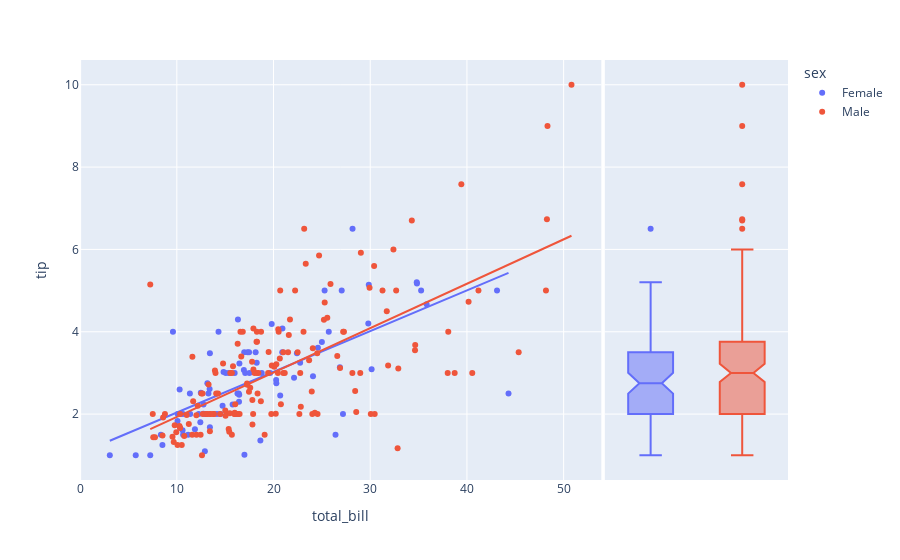

The code cell stored with this chart in its notebook:
### Code cell
px.scatter(data,
           x="total_bill",
           y="tip", color="sex", trendline="ols", marginal_y="box")

### Figure 1 — Plotly figure (JSON) as saved in the notebook; plotly's stock layout.template omitted (floating-point values rounded to 4 significant figures; data arrays with more than 128 entries replaced by an {"elided": "..."} marker saying what was removed)
{"data": [{"hovertemplate": "sex=Female<br>total_bill=%{x}<br>tip=%{y}<extra></extra>", "legendgroup": "Female", "marker": {"color": "#636efa", "symbol": "circle"}, "mode": "markers", "name": "Female", "orientation": "v", "showlegend": true, "type": "scatter", "x": [16.99, 24.59, 35.26, 14.83, 10.33, 16.97, 20.29, 15.77, 19.65, 15.06, 20.69, 16.93, 10.29, 34.81, 26.41, 16.45, 3.07, 17.07, 26.86, 25.28, 14.73, 10.07, 34.83, 5.75, 16.32, 22.75, 11.35, 15.38, 44.3, 22.42, 20.92, 14.31, 7.25, 25.71, 17.31, 10.65, 12.43, 24.08, 13.42, 12.48, 29.8, 14.52, 11.38, 20.27, 11.17, 12.26, 18.26, 8.51, 10.33, 14.15, 13.16, 17.47, 27.05, 16.43, 8.35, 18.64, 11.87, 29.85, 25, 13.39, 16.21, 17.51, 10.59, 10.63, 9.6, 20.9, 18.15, 19.81, 43.11, 13, 12.74, 13, 16.4, 16.47, 12.76, 13.27, 28.17, 12.9, 30.14, 13.42, 15.98, 16.27, 10.09, 22.12, 35.83, 27.18, 18.78], "xaxis": "x", "y": [1.01, 3.61, 5, 3.02, 1.67, 3.5, 2.75, 2.23, 3, 3, 2.45, 3.07, 2.6, 5.2, 1.5, 2.47, 1, 3, 3.14, 5, 2.2, 1.83, 5.17, 1, 4.3, 3.25, 2.5, 3, 2.5, 3.48, 4.08, 4, 1, 4, 3.5, 1.5, 1.8, 2.92, 1.68, 2.52, 4.2, 2, 2, 2.83, 1.5, 2, 3.25, 1.25, 2, 2, 2.75, 3.5, 5, 2.3, 1.5, 1.36, 1.63, 5.14, 3.75, 2.61, 2, 3, 1.61, 2, 4, 3.5, 3.5, 4.19, 5, 2, 2.01, 2, 2.5, 3.23, 2.23, 2.5, 6.5, 1.1, 3.09, 3.48, 3, 2.5, 2, 2.88, 4.67, 2, 3], "yaxis": "y"}, {"alignmentgroup": "True", "hovertemplate": "sex=Female<br>tip=%{y}<extra></extra>", "legendgroup": "Female", "marker": {"color": "#636efa", "symbol": "circle"}, "name": "Female", "notched": true, "offsetgroup": "Female", "showlegend": false, "type": "box", "xaxis": "x2", "y": [1.01, 3.61, 5, 3.02, 1.67, 3.5, 2.75, 2.23, 3, 3, 2.45, 3.07, 2.6, 5.2, 1.5, 2.47, 1, 3, 3.14, 5, 2.2, 1.83, 5.17, 1, 4.3, 3.25, 2.5, 3, 2.5, 3.48, 4.08, 4, 1, 4, 3.5, 1.5, 1.8, 2.92, 1.68, 2.52, 4.2, 2, 2, 2.83, 1.5, 2, 3.25, 1.25, 2, 2, 2.75, 3.5, 5, 2.3, 1.5, 1.36, 1.63, 5.14, 3.75, 2.61, 2, 3, 1.61, 2, 4, 3.5, 3.5, 4.19, 5, 2, 2.01, 2, 2.5, 3.23, 2.23, 2.5, 6.5, 1.1, 3.09, 3.48, 3, 2.5, 2, 2.88, 4.67, 2, 3], "yaxis": "y2"}, {"hovertemplate": "<b>OLS trendline</b><br>tip = 0.0988779 * total_bill + 1.04802<br>R<sup>2</sup>=0.466488<br><br>sex=Female<br>total_bill=%{x}<br>tip=%{y} <b>(trend)</b><extra></extra>", "legendgroup": "Female", "marker": {"color": "#636efa", "symbol": "circle"}, "mode": "lines", "name": "Female", "showlegend": false, "type": "scatter", "x": [3.07, 5.75, 7.25, 8.35, 8.51, 9.6, 10.07, 10.09, 10.29, 10.33, 10.33, 10.59, 10.63, 10.65, 11.17, 11.35, 11.38, 11.87, 12.26, 12.43, 12.48, 12.74, 12.76, 12.9, 13, 13, 13.16, 13.27, 13.39, 13.42, 13.42, 14.15, 14.31, 14.52, 14.73, 14.83, 15.06, 15.38, 15.77, 15.98, 16.21, 16.27, 16.32, 16.4, 16.43, 16.45, 16.47, 16.93, 16.97, 16.99, 17.07, 17.31, 17.47, 17.51, 18.15, 18.26, 18.64, 18.78, 19.65, 19.81, 20.27, 20.29, 20.69, 20.9, 20.92, 22.12, 22.42, 22.75, 24.08, 24.59, 25, 25.28, 25.71, 26.41, 26.86, 27.05, 27.18, 28.17, 29.8, 29.85, 30.14, 34.81, 34.83, 35.26, 35.83, 43.11, 44.3], "xaxis": "x", "y": [1.352, 1.617, 1.765, 1.874, 1.889, 1.997, 2.044, 2.046, 2.065, 2.069, 2.069, 2.095, 2.099, 2.101, 2.152, 2.17, 2.173, 2.222, 2.26, 2.277, 2.282, 2.308, 2.31, 2.324, 2.333, 2.333, 2.349, 2.36, 2.372, 2.375, 2.375, 2.447, 2.463, 2.484, 2.504, 2.514, 2.537, 2.569, 2.607, 2.628, 2.651, 2.657, 2.662, 2.67, 2.673, 2.675, 2.677, 2.722, 2.726, 2.728, 2.736, 2.76, 2.775, 2.779, 2.843, 2.854, 2.891, 2.905, 2.991, 3.007, 3.052, 3.054, 3.094, 3.115, 3.117, 3.235, 3.265, 3.297, 3.429, 3.479, 3.52, 3.548, 3.59, 3.659, 3.704, 3.723, 3.736, 3.833, 3.995, 4.0, 4.028, 4.49, 4.492, 4.534, 4.591, 5.311, 5.428], "yaxis": "y"}, {"hovertemplate": "sex=Male<br>total_bill=%{x}<br>tip=%{y}<extra></extra>", "legendgroup": "Male", "marker": {"color": "#EF553B", "symbol": "circle"}, "mode": "markers", "name": "Male", "orientation": "v", "showlegend": true, "type": "scatter", "x": {"elided": "157 float values"}, "xaxis": "x", "y": {"elided": "157 float values"}, "yaxis": "y"}, {"alignmentgroup": "True", "hovertemplate": "sex=Male<br>tip=%{y}<extra></extra>", "legendgroup": "Male", "marker": {"color": "#EF553B", "symbol": "circle"}, "name": "Male", "notched": true, "offsetgroup": "Male", "showlegend": false, "type": "box", "xaxis": "x2", "y": {"elided": "157 float values"}, "yaxis": "y2"}, {"hovertemplate": "<b>OLS trendline</b><br>tip = 0.107861 * total_bill + 0.852148<br>R<sup>2</sup>=0.448569<br><br>sex=Male<br>total_bill=%{x}<br>tip=%{y} <b>(trend)</b><extra></extra>", "legendgroup": "Male", "marker": {"color": "#EF553B", "symbol": "circle"}, "mode": "lines", "name": "Male", "showlegend": false, "type": "scatter", "x": {"elided": "157 float values"}, "xaxis": "x", "y": {"elided": "157 float values"}, "yaxis": "y"}], "layout": {"legend": {"title": {"text": "sex"}, "tracegroupgap": 0}, "margin": {"t": 60}, "xaxis": {"anchor": "y", "domain": [0, 0.7363], "title": {"text": "total_bill"}}, "xaxis2": {"anchor": "y2", "domain": [0.7413, 1], "matches": "x2", "showgrid": false, "showline": false, "showticklabels": false, "ticks": ""}, "yaxis": {"anchor": "x", "domain": [0, 1], "title": {"text": "tip"}}, "yaxis2": {"anchor": "x2", "domain": [0, 1], "matches": "y", "showgrid": true, "showticklabels": false}}}
